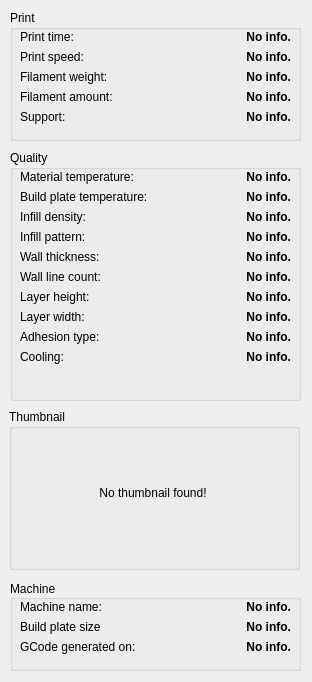
<?xml version="1.0" encoding="UTF-8"?>
<ui version="4.0">
 <class>MainWindow</class>
 <widget class="QMainWindow" name="MainWindow">
  <property name="windowModality">
   <enum>Qt::NonModal</enum>
  </property>
  <property name="geometry">
   <rect>
    <x>0</x>
    <y>0</y>
    <width>312</width>
    <height>682</height>
   </rect>
  </property>
  <property name="sizePolicy">
   <sizepolicy hsizetype="Fixed" vsizetype="Fixed">
    <horstretch>0</horstretch>
    <verstretch>0</verstretch>
   </sizepolicy>
  </property>
  <property name="contextMenuPolicy">
   <enum>Qt::NoContextMenu</enum>
  </property>
  <property name="windowTitle">
   <string>GCode info</string>
  </property>
  <widget class="QWidget" name="centralwidget">
   <widget class="QGroupBox" name="gMachine">
    <property name="geometry">
     <rect>
      <x>10</x>
      <y>580</y>
      <width>291</width>
      <height>91</height>
     </rect>
    </property>
    <property name="font">
     <font>
      <pointsize>9</pointsize>
     </font>
    </property>
    <property name="title">
     <string>Machine</string>
    </property>
    <property name="alignment">
     <set>Qt::AlignLeading|Qt::AlignLeft|Qt::AlignVCenter</set>
    </property>
    <property name="flat">
     <bool>false</bool>
    </property>
    <property name="checkable">
     <bool>false</bool>
    </property>
    <widget class="QWidget" name="formLayoutWidget_3">
     <property name="geometry">
      <rect>
       <x>10</x>
       <y>20</y>
       <width>271</width>
       <height>71</height>
      </rect>
     </property>
     <layout class="QFormLayout" name="formLayout_3">
      <item row="2" column="0">
       <widget class="QLabel" name="label_22">
        <property name="font">
         <font>
          <pointsize>9</pointsize>
         </font>
        </property>
        <property name="text">
         <string>GCode generated on:</string>
        </property>
       </widget>
      </item>
      <item row="0" column="0">
       <widget class="QLabel" name="label">
        <property name="font">
         <font>
          <pointsize>9</pointsize>
         </font>
        </property>
        <property name="text">
         <string>Machine name:</string>
        </property>
       </widget>
      </item>
      <item row="0" column="1">
       <widget class="QLabel" name="l_machineName">
        <property name="font">
         <font>
          <pointsize>9</pointsize>
          <bold>true</bold>
         </font>
        </property>
        <property name="text">
         <string>No info.</string>
        </property>
        <property name="alignment">
         <set>Qt::AlignRight|Qt::AlignTrailing|Qt::AlignVCenter</set>
        </property>
       </widget>
      </item>
      <item row="1" column="0">
       <widget class="QLabel" name="label_7">
        <property name="font">
         <font>
          <pointsize>9</pointsize>
         </font>
        </property>
        <property name="text">
         <string>Build plate size</string>
        </property>
       </widget>
      </item>
      <item row="1" column="1">
       <widget class="QLabel" name="l_baseSize">
        <property name="font">
         <font>
          <pointsize>9</pointsize>
          <bold>true</bold>
         </font>
        </property>
        <property name="text">
         <string>No info.</string>
        </property>
        <property name="alignment">
         <set>Qt::AlignRight|Qt::AlignTrailing|Qt::AlignVCenter</set>
        </property>
       </widget>
      </item>
      <item row="2" column="1">
       <widget class="QLabel" name="l_createdOn">
        <property name="font">
         <font>
          <pointsize>9</pointsize>
          <bold>true</bold>
         </font>
        </property>
        <property name="text">
         <string>No info.</string>
        </property>
        <property name="alignment">
         <set>Qt::AlignRight|Qt::AlignTrailing|Qt::AlignVCenter</set>
        </property>
       </widget>
      </item>
     </layout>
    </widget>
   </widget>
   <widget class="QGroupBox" name="gQuality">
    <property name="geometry">
     <rect>
      <x>10</x>
      <y>150</y>
      <width>291</width>
      <height>251</height>
     </rect>
    </property>
    <property name="title">
     <string>Quality</string>
    </property>
    <property name="flat">
     <bool>false</bool>
    </property>
    <widget class="QWidget" name="formLayoutWidget">
     <property name="geometry">
      <rect>
       <x>10</x>
       <y>20</y>
       <width>271</width>
       <height>231</height>
      </rect>
     </property>
     <layout class="QFormLayout" name="formLayout">
      <item row="0" column="0">
       <widget class="QLabel" name="label_6">
        <property name="font">
         <font>
          <pointsize>9</pointsize>
         </font>
        </property>
        <property name="text">
         <string>Material temperature:</string>
        </property>
       </widget>
      </item>
      <item row="0" column="1">
       <widget class="QLabel" name="l_materialTemperature">
        <property name="palette">
         <palette>
          <active>
           <colorrole role="Text">
            <brush brushstyle="SolidPattern">
             <color alpha="255">
              <red>0</red>
              <green>0</green>
              <blue>0</blue>
             </color>
            </brush>
           </colorrole>
           <colorrole role="Highlight">
            <brush brushstyle="SolidPattern">
             <color alpha="255">
              <red>0</red>
              <green>120</green>
              <blue>215</blue>
             </color>
            </brush>
           </colorrole>
          </active>
          <inactive>
           <colorrole role="Text">
            <brush brushstyle="SolidPattern">
             <color alpha="255">
              <red>0</red>
              <green>0</green>
              <blue>0</blue>
             </color>
            </brush>
           </colorrole>
           <colorrole role="Highlight">
            <brush brushstyle="SolidPattern">
             <color alpha="255">
              <red>240</red>
              <green>240</green>
              <blue>240</blue>
             </color>
            </brush>
           </colorrole>
          </inactive>
          <disabled>
           <colorrole role="Text">
            <brush brushstyle="SolidPattern">
             <color alpha="255">
              <red>120</red>
              <green>120</green>
              <blue>120</blue>
             </color>
            </brush>
           </colorrole>
           <colorrole role="Highlight">
            <brush brushstyle="SolidPattern">
             <color alpha="255">
              <red>0</red>
              <green>120</green>
              <blue>215</blue>
             </color>
            </brush>
           </colorrole>
          </disabled>
         </palette>
        </property>
        <property name="font">
         <font>
          <pointsize>9</pointsize>
          <bold>true</bold>
          <stylestrategy>PreferDefault</stylestrategy>
          <kerning>false</kerning>
         </font>
        </property>
        <property name="text">
         <string>No info.</string>
        </property>
        <property name="alignment">
         <set>Qt::AlignRight|Qt::AlignTrailing|Qt::AlignVCenter</set>
        </property>
       </widget>
      </item>
      <item row="1" column="0">
       <widget class="QLabel" name="label_9">
        <property name="font">
         <font>
          <pointsize>9</pointsize>
         </font>
        </property>
        <property name="text">
         <string>Build plate temperature:</string>
        </property>
       </widget>
      </item>
      <item row="1" column="1">
       <widget class="QLabel" name="l_buildPlateTemperature">
        <property name="palette">
         <palette>
          <active>
           <colorrole role="Text">
            <brush brushstyle="SolidPattern">
             <color alpha="255">
              <red>0</red>
              <green>0</green>
              <blue>0</blue>
             </color>
            </brush>
           </colorrole>
           <colorrole role="Highlight">
            <brush brushstyle="SolidPattern">
             <color alpha="255">
              <red>0</red>
              <green>120</green>
              <blue>215</blue>
             </color>
            </brush>
           </colorrole>
          </active>
          <inactive>
           <colorrole role="Text">
            <brush brushstyle="SolidPattern">
             <color alpha="255">
              <red>0</red>
              <green>0</green>
              <blue>0</blue>
             </color>
            </brush>
           </colorrole>
           <colorrole role="Highlight">
            <brush brushstyle="SolidPattern">
             <color alpha="255">
              <red>240</red>
              <green>240</green>
              <blue>240</blue>
             </color>
            </brush>
           </colorrole>
          </inactive>
          <disabled>
           <colorrole role="Text">
            <brush brushstyle="SolidPattern">
             <color alpha="255">
              <red>120</red>
              <green>120</green>
              <blue>120</blue>
             </color>
            </brush>
           </colorrole>
           <colorrole role="Highlight">
            <brush brushstyle="SolidPattern">
             <color alpha="255">
              <red>0</red>
              <green>120</green>
              <blue>215</blue>
             </color>
            </brush>
           </colorrole>
          </disabled>
         </palette>
        </property>
        <property name="font">
         <font>
          <pointsize>9</pointsize>
          <bold>true</bold>
          <stylestrategy>PreferDefault</stylestrategy>
          <kerning>false</kerning>
         </font>
        </property>
        <property name="text">
         <string>No info.</string>
        </property>
        <property name="alignment">
         <set>Qt::AlignRight|Qt::AlignTrailing|Qt::AlignVCenter</set>
        </property>
       </widget>
      </item>
      <item row="2" column="0">
       <widget class="QLabel" name="label_4">
        <property name="font">
         <font>
          <pointsize>9</pointsize>
         </font>
        </property>
        <property name="text">
         <string>Infill density:</string>
        </property>
       </widget>
      </item>
      <item row="2" column="1">
       <widget class="QLabel" name="l_infillDensity">
        <property name="palette">
         <palette>
          <active>
           <colorrole role="Text">
            <brush brushstyle="SolidPattern">
             <color alpha="255">
              <red>0</red>
              <green>0</green>
              <blue>0</blue>
             </color>
            </brush>
           </colorrole>
           <colorrole role="Highlight">
            <brush brushstyle="SolidPattern">
             <color alpha="255">
              <red>0</red>
              <green>120</green>
              <blue>215</blue>
             </color>
            </brush>
           </colorrole>
          </active>
          <inactive>
           <colorrole role="Text">
            <brush brushstyle="SolidPattern">
             <color alpha="255">
              <red>0</red>
              <green>0</green>
              <blue>0</blue>
             </color>
            </brush>
           </colorrole>
           <colorrole role="Highlight">
            <brush brushstyle="SolidPattern">
             <color alpha="255">
              <red>240</red>
              <green>240</green>
              <blue>240</blue>
             </color>
            </brush>
           </colorrole>
          </inactive>
          <disabled>
           <colorrole role="Text">
            <brush brushstyle="SolidPattern">
             <color alpha="255">
              <red>120</red>
              <green>120</green>
              <blue>120</blue>
             </color>
            </brush>
           </colorrole>
           <colorrole role="Highlight">
            <brush brushstyle="SolidPattern">
             <color alpha="255">
              <red>0</red>
              <green>120</green>
              <blue>215</blue>
             </color>
            </brush>
           </colorrole>
          </disabled>
         </palette>
        </property>
        <property name="font">
         <font>
          <pointsize>9</pointsize>
          <bold>true</bold>
          <stylestrategy>PreferDefault</stylestrategy>
          <kerning>false</kerning>
         </font>
        </property>
        <property name="text">
         <string>No info.</string>
        </property>
        <property name="alignment">
         <set>Qt::AlignRight|Qt::AlignTrailing|Qt::AlignVCenter</set>
        </property>
       </widget>
      </item>
      <item row="3" column="0">
       <widget class="QLabel" name="label_5">
        <property name="font">
         <font>
          <pointsize>9</pointsize>
         </font>
        </property>
        <property name="text">
         <string>Infill pattern:</string>
        </property>
       </widget>
      </item>
      <item row="3" column="1">
       <widget class="QLabel" name="l_infillPattern">
        <property name="palette">
         <palette>
          <active>
           <colorrole role="Text">
            <brush brushstyle="SolidPattern">
             <color alpha="255">
              <red>0</red>
              <green>0</green>
              <blue>0</blue>
             </color>
            </brush>
           </colorrole>
           <colorrole role="Highlight">
            <brush brushstyle="SolidPattern">
             <color alpha="255">
              <red>0</red>
              <green>120</green>
              <blue>215</blue>
             </color>
            </brush>
           </colorrole>
          </active>
          <inactive>
           <colorrole role="Text">
            <brush brushstyle="SolidPattern">
             <color alpha="255">
              <red>0</red>
              <green>0</green>
              <blue>0</blue>
             </color>
            </brush>
           </colorrole>
           <colorrole role="Highlight">
            <brush brushstyle="SolidPattern">
             <color alpha="255">
              <red>240</red>
              <green>240</green>
              <blue>240</blue>
             </color>
            </brush>
           </colorrole>
          </inactive>
          <disabled>
           <colorrole role="Text">
            <brush brushstyle="SolidPattern">
             <color alpha="255">
              <red>120</red>
              <green>120</green>
              <blue>120</blue>
             </color>
            </brush>
           </colorrole>
           <colorrole role="Highlight">
            <brush brushstyle="SolidPattern">
             <color alpha="255">
              <red>0</red>
              <green>120</green>
              <blue>215</blue>
             </color>
            </brush>
           </colorrole>
          </disabled>
         </palette>
        </property>
        <property name="font">
         <font>
          <pointsize>9</pointsize>
          <bold>true</bold>
          <stylestrategy>PreferDefault</stylestrategy>
          <kerning>false</kerning>
         </font>
        </property>
        <property name="text">
         <string>No info.</string>
        </property>
        <property name="alignment">
         <set>Qt::AlignRight|Qt::AlignTrailing|Qt::AlignVCenter</set>
        </property>
       </widget>
      </item>
      <item row="4" column="0">
       <widget class="QLabel" name="label_20">
        <property name="font">
         <font>
          <pointsize>9</pointsize>
         </font>
        </property>
        <property name="text">
         <string>Wall thickness:</string>
        </property>
       </widget>
      </item>
      <item row="4" column="1">
       <widget class="QLabel" name="l_wallThickness">
        <property name="palette">
         <palette>
          <active>
           <colorrole role="Text">
            <brush brushstyle="SolidPattern">
             <color alpha="255">
              <red>0</red>
              <green>0</green>
              <blue>0</blue>
             </color>
            </brush>
           </colorrole>
           <colorrole role="Highlight">
            <brush brushstyle="SolidPattern">
             <color alpha="255">
              <red>0</red>
              <green>120</green>
              <blue>215</blue>
             </color>
            </brush>
           </colorrole>
          </active>
          <inactive>
           <colorrole role="Text">
            <brush brushstyle="SolidPattern">
             <color alpha="255">
              <red>0</red>
              <green>0</green>
              <blue>0</blue>
             </color>
            </brush>
           </colorrole>
           <colorrole role="Highlight">
            <brush brushstyle="SolidPattern">
             <color alpha="255">
              <red>240</red>
              <green>240</green>
              <blue>240</blue>
             </color>
            </brush>
           </colorrole>
          </inactive>
          <disabled>
           <colorrole role="Text">
            <brush brushstyle="SolidPattern">
             <color alpha="255">
              <red>120</red>
              <green>120</green>
              <blue>120</blue>
             </color>
            </brush>
           </colorrole>
           <colorrole role="Highlight">
            <brush brushstyle="SolidPattern">
             <color alpha="255">
              <red>0</red>
              <green>120</green>
              <blue>215</blue>
             </color>
            </brush>
           </colorrole>
          </disabled>
         </palette>
        </property>
        <property name="font">
         <font>
          <pointsize>9</pointsize>
          <bold>true</bold>
          <stylestrategy>PreferDefault</stylestrategy>
          <kerning>false</kerning>
         </font>
        </property>
        <property name="text">
         <string>No info.</string>
        </property>
        <property name="alignment">
         <set>Qt::AlignRight|Qt::AlignTrailing|Qt::AlignVCenter</set>
        </property>
       </widget>
      </item>
      <item row="5" column="0">
       <widget class="QLabel" name="label_21">
        <property name="font">
         <font>
          <pointsize>9</pointsize>
         </font>
        </property>
        <property name="text">
         <string>Wall line count:</string>
        </property>
       </widget>
      </item>
      <item row="5" column="1">
       <widget class="QLabel" name="l_wallLineCount">
        <property name="palette">
         <palette>
          <active>
           <colorrole role="Text">
            <brush brushstyle="SolidPattern">
             <color alpha="255">
              <red>0</red>
              <green>0</green>
              <blue>0</blue>
             </color>
            </brush>
           </colorrole>
           <colorrole role="Highlight">
            <brush brushstyle="SolidPattern">
             <color alpha="255">
              <red>0</red>
              <green>120</green>
              <blue>215</blue>
             </color>
            </brush>
           </colorrole>
          </active>
          <inactive>
           <colorrole role="Text">
            <brush brushstyle="SolidPattern">
             <color alpha="255">
              <red>0</red>
              <green>0</green>
              <blue>0</blue>
             </color>
            </brush>
           </colorrole>
           <colorrole role="Highlight">
            <brush brushstyle="SolidPattern">
             <color alpha="255">
              <red>240</red>
              <green>240</green>
              <blue>240</blue>
             </color>
            </brush>
           </colorrole>
          </inactive>
          <disabled>
           <colorrole role="Text">
            <brush brushstyle="SolidPattern">
             <color alpha="255">
              <red>120</red>
              <green>120</green>
              <blue>120</blue>
             </color>
            </brush>
           </colorrole>
           <colorrole role="Highlight">
            <brush brushstyle="SolidPattern">
             <color alpha="255">
              <red>0</red>
              <green>120</green>
              <blue>215</blue>
             </color>
            </brush>
           </colorrole>
          </disabled>
         </palette>
        </property>
        <property name="font">
         <font>
          <pointsize>9</pointsize>
          <bold>true</bold>
          <stylestrategy>PreferDefault</stylestrategy>
          <kerning>false</kerning>
         </font>
        </property>
        <property name="text">
         <string>No info.</string>
        </property>
        <property name="alignment">
         <set>Qt::AlignRight|Qt::AlignTrailing|Qt::AlignVCenter</set>
        </property>
       </widget>
      </item>
      <item row="6" column="0">
       <widget class="QLabel" name="label_2">
        <property name="font">
         <font>
          <pointsize>9</pointsize>
         </font>
        </property>
        <property name="text">
         <string>Layer height:</string>
        </property>
       </widget>
      </item>
      <item row="6" column="1">
       <widget class="QLabel" name="l_layerHeight">
        <property name="palette">
         <palette>
          <active>
           <colorrole role="Text">
            <brush brushstyle="SolidPattern">
             <color alpha="255">
              <red>0</red>
              <green>0</green>
              <blue>0</blue>
             </color>
            </brush>
           </colorrole>
           <colorrole role="Highlight">
            <brush brushstyle="SolidPattern">
             <color alpha="255">
              <red>0</red>
              <green>120</green>
              <blue>215</blue>
             </color>
            </brush>
           </colorrole>
          </active>
          <inactive>
           <colorrole role="Text">
            <brush brushstyle="SolidPattern">
             <color alpha="255">
              <red>0</red>
              <green>0</green>
              <blue>0</blue>
             </color>
            </brush>
           </colorrole>
           <colorrole role="Highlight">
            <brush brushstyle="SolidPattern">
             <color alpha="255">
              <red>240</red>
              <green>240</green>
              <blue>240</blue>
             </color>
            </brush>
           </colorrole>
          </inactive>
          <disabled>
           <colorrole role="Text">
            <brush brushstyle="SolidPattern">
             <color alpha="255">
              <red>120</red>
              <green>120</green>
              <blue>120</blue>
             </color>
            </brush>
           </colorrole>
           <colorrole role="Highlight">
            <brush brushstyle="SolidPattern">
             <color alpha="255">
              <red>0</red>
              <green>120</green>
              <blue>215</blue>
             </color>
            </brush>
           </colorrole>
          </disabled>
         </palette>
        </property>
        <property name="font">
         <font>
          <pointsize>9</pointsize>
          <bold>true</bold>
          <stylestrategy>PreferDefault</stylestrategy>
          <kerning>false</kerning>
         </font>
        </property>
        <property name="text">
         <string>No info.</string>
        </property>
        <property name="alignment">
         <set>Qt::AlignRight|Qt::AlignTrailing|Qt::AlignVCenter</set>
        </property>
       </widget>
      </item>
      <item row="7" column="0">
       <widget class="QLabel" name="label_8">
        <property name="font">
         <font>
          <pointsize>9</pointsize>
         </font>
        </property>
        <property name="text">
         <string>Layer width:</string>
        </property>
       </widget>
      </item>
      <item row="7" column="1">
       <widget class="QLabel" name="l_layerWidth">
        <property name="palette">
         <palette>
          <active>
           <colorrole role="Text">
            <brush brushstyle="SolidPattern">
             <color alpha="255">
              <red>0</red>
              <green>0</green>
              <blue>0</blue>
             </color>
            </brush>
           </colorrole>
           <colorrole role="Highlight">
            <brush brushstyle="SolidPattern">
             <color alpha="255">
              <red>0</red>
              <green>120</green>
              <blue>215</blue>
             </color>
            </brush>
           </colorrole>
          </active>
          <inactive>
           <colorrole role="Text">
            <brush brushstyle="SolidPattern">
             <color alpha="255">
              <red>0</red>
              <green>0</green>
              <blue>0</blue>
             </color>
            </brush>
           </colorrole>
           <colorrole role="Highlight">
            <brush brushstyle="SolidPattern">
             <color alpha="255">
              <red>240</red>
              <green>240</green>
              <blue>240</blue>
             </color>
            </brush>
           </colorrole>
          </inactive>
          <disabled>
           <colorrole role="Text">
            <brush brushstyle="SolidPattern">
             <color alpha="255">
              <red>120</red>
              <green>120</green>
              <blue>120</blue>
             </color>
            </brush>
           </colorrole>
           <colorrole role="Highlight">
            <brush brushstyle="SolidPattern">
             <color alpha="255">
              <red>0</red>
              <green>120</green>
              <blue>215</blue>
             </color>
            </brush>
           </colorrole>
          </disabled>
         </palette>
        </property>
        <property name="font">
         <font>
          <pointsize>9</pointsize>
          <bold>true</bold>
          <stylestrategy>PreferDefault</stylestrategy>
          <kerning>false</kerning>
         </font>
        </property>
        <property name="text">
         <string>No info.</string>
        </property>
        <property name="alignment">
         <set>Qt::AlignRight|Qt::AlignTrailing|Qt::AlignVCenter</set>
        </property>
       </widget>
      </item>
      <item row="8" column="0">
       <widget class="QLabel" name="label_14">
        <property name="font">
         <font>
          <pointsize>9</pointsize>
         </font>
        </property>
        <property name="text">
         <string>Adhesion type:</string>
        </property>
       </widget>
      </item>
      <item row="8" column="1">
       <widget class="QLabel" name="l_adhesionType">
        <property name="palette">
         <palette>
          <active>
           <colorrole role="Text">
            <brush brushstyle="SolidPattern">
             <color alpha="255">
              <red>0</red>
              <green>0</green>
              <blue>0</blue>
             </color>
            </brush>
           </colorrole>
           <colorrole role="Highlight">
            <brush brushstyle="SolidPattern">
             <color alpha="255">
              <red>0</red>
              <green>120</green>
              <blue>215</blue>
             </color>
            </brush>
           </colorrole>
          </active>
          <inactive>
           <colorrole role="Text">
            <brush brushstyle="SolidPattern">
             <color alpha="255">
              <red>0</red>
              <green>0</green>
              <blue>0</blue>
             </color>
            </brush>
           </colorrole>
           <colorrole role="Highlight">
            <brush brushstyle="SolidPattern">
             <color alpha="255">
              <red>240</red>
              <green>240</green>
              <blue>240</blue>
             </color>
            </brush>
           </colorrole>
          </inactive>
          <disabled>
           <colorrole role="Text">
            <brush brushstyle="SolidPattern">
             <color alpha="255">
              <red>120</red>
              <green>120</green>
              <blue>120</blue>
             </color>
            </brush>
           </colorrole>
           <colorrole role="Highlight">
            <brush brushstyle="SolidPattern">
             <color alpha="255">
              <red>0</red>
              <green>120</green>
              <blue>215</blue>
             </color>
            </brush>
           </colorrole>
          </disabled>
         </palette>
        </property>
        <property name="font">
         <font>
          <pointsize>9</pointsize>
          <bold>true</bold>
          <stylestrategy>PreferDefault</stylestrategy>
          <kerning>false</kerning>
         </font>
        </property>
        <property name="text">
         <string>No info.</string>
        </property>
        <property name="alignment">
         <set>Qt::AlignRight|Qt::AlignTrailing|Qt::AlignVCenter</set>
        </property>
       </widget>
      </item>
      <item row="9" column="0">
       <widget class="QLabel" name="label_3">
        <property name="font">
         <font>
          <pointsize>9</pointsize>
         </font>
        </property>
        <property name="text">
         <string>Cooling:</string>
        </property>
       </widget>
      </item>
      <item row="9" column="1">
       <widget class="QLabel" name="l_cooling">
        <property name="palette">
         <palette>
          <active>
           <colorrole role="Text">
            <brush brushstyle="SolidPattern">
             <color alpha="255">
              <red>0</red>
              <green>0</green>
              <blue>0</blue>
             </color>
            </brush>
           </colorrole>
           <colorrole role="Highlight">
            <brush brushstyle="SolidPattern">
             <color alpha="255">
              <red>0</red>
              <green>120</green>
              <blue>215</blue>
             </color>
            </brush>
           </colorrole>
          </active>
          <inactive>
           <colorrole role="Text">
            <brush brushstyle="SolidPattern">
             <color alpha="255">
              <red>0</red>
              <green>0</green>
              <blue>0</blue>
             </color>
            </brush>
           </colorrole>
           <colorrole role="Highlight">
            <brush brushstyle="SolidPattern">
             <color alpha="255">
              <red>240</red>
              <green>240</green>
              <blue>240</blue>
             </color>
            </brush>
           </colorrole>
          </inactive>
          <disabled>
           <colorrole role="Text">
            <brush brushstyle="SolidPattern">
             <color alpha="255">
              <red>120</red>
              <green>120</green>
              <blue>120</blue>
             </color>
            </brush>
           </colorrole>
           <colorrole role="Highlight">
            <brush brushstyle="SolidPattern">
             <color alpha="255">
              <red>0</red>
              <green>120</green>
              <blue>215</blue>
             </color>
            </brush>
           </colorrole>
          </disabled>
         </palette>
        </property>
        <property name="font">
         <font>
          <pointsize>9</pointsize>
          <bold>true</bold>
          <stylestrategy>PreferDefault</stylestrategy>
          <kerning>false</kerning>
         </font>
        </property>
        <property name="text">
         <string>No info.</string>
        </property>
        <property name="alignment">
         <set>Qt::AlignRight|Qt::AlignTrailing|Qt::AlignVCenter</set>
        </property>
       </widget>
      </item>
     </layout>
    </widget>
   </widget>
   <widget class="QGroupBox" name="gPrint">
    <property name="geometry">
     <rect>
      <x>10</x>
      <y>10</y>
      <width>291</width>
      <height>131</height>
     </rect>
    </property>
    <property name="title">
     <string>Print</string>
    </property>
    <property name="flat">
     <bool>false</bool>
    </property>
    <widget class="QWidget" name="formLayoutWidget_2">
     <property name="geometry">
      <rect>
       <x>10</x>
       <y>20</y>
       <width>271</width>
       <height>111</height>
      </rect>
     </property>
     <layout class="QFormLayout" name="formLayout_2">
      <item row="0" column="0">
       <widget class="QLabel" name="label_15">
        <property name="font">
         <font/>
        </property>
        <property name="text">
         <string>Print time:</string>
        </property>
       </widget>
      </item>
      <item row="1" column="0">
       <widget class="QLabel" name="label_16">
        <property name="font">
         <font/>
        </property>
        <property name="text">
         <string>Print speed:</string>
        </property>
       </widget>
      </item>
      <item row="2" column="0">
       <widget class="QLabel" name="label_17">
        <property name="font">
         <font/>
        </property>
        <property name="text">
         <string>Filament weight:</string>
        </property>
       </widget>
      </item>
      <item row="3" column="0">
       <widget class="QLabel" name="label_18">
        <property name="font">
         <font/>
        </property>
        <property name="text">
         <string>Filament amount:</string>
        </property>
       </widget>
      </item>
      <item row="4" column="0">
       <widget class="QLabel" name="label_19">
        <property name="font">
         <font/>
        </property>
        <property name="text">
         <string>Support:</string>
        </property>
       </widget>
      </item>
      <item row="0" column="1">
       <widget class="QLabel" name="l_printTime">
        <property name="font">
         <font>
          <pointsize>9</pointsize>
          <bold>true</bold>
         </font>
        </property>
        <property name="text">
         <string>No info.</string>
        </property>
        <property name="textFormat">
         <enum>Qt::MarkdownText</enum>
        </property>
        <property name="alignment">
         <set>Qt::AlignRight|Qt::AlignTrailing|Qt::AlignVCenter</set>
        </property>
       </widget>
      </item>
      <item row="1" column="1">
       <widget class="QLabel" name="l_printSpeed">
        <property name="font">
         <font>
          <pointsize>9</pointsize>
          <bold>true</bold>
         </font>
        </property>
        <property name="text">
         <string>No info.</string>
        </property>
        <property name="alignment">
         <set>Qt::AlignRight|Qt::AlignTrailing|Qt::AlignVCenter</set>
        </property>
       </widget>
      </item>
      <item row="3" column="1">
       <widget class="QLabel" name="l_filamentAmount">
        <property name="font">
         <font>
          <pointsize>9</pointsize>
          <bold>true</bold>
         </font>
        </property>
        <property name="text">
         <string>No info.</string>
        </property>
        <property name="alignment">
         <set>Qt::AlignRight|Qt::AlignTrailing|Qt::AlignVCenter</set>
        </property>
       </widget>
      </item>
      <item row="2" column="1">
       <widget class="QLabel" name="l_filamentWeight">
        <property name="font">
         <font>
          <pointsize>9</pointsize>
          <bold>true</bold>
         </font>
        </property>
        <property name="text">
         <string>No info.</string>
        </property>
        <property name="alignment">
         <set>Qt::AlignRight|Qt::AlignTrailing|Qt::AlignVCenter</set>
        </property>
       </widget>
      </item>
      <item row="4" column="1">
       <widget class="QLabel" name="l_support">
        <property name="font">
         <font>
          <pointsize>9</pointsize>
          <bold>true</bold>
         </font>
        </property>
        <property name="text">
         <string>No info.</string>
        </property>
        <property name="alignment">
         <set>Qt::AlignRight|Qt::AlignTrailing|Qt::AlignVCenter</set>
        </property>
       </widget>
      </item>
     </layout>
    </widget>
   </widget>
   <widget class="QGroupBox" name="gThumbnail">
    <property name="geometry">
     <rect>
      <x>9</x>
      <y>409</y>
      <width>291</width>
      <height>161</height>
     </rect>
    </property>
    <property name="title">
     <string>Thumbnail</string>
    </property>
    <widget class="QLabel" name="l_thumbnail">
     <property name="geometry">
      <rect>
       <x>80</x>
       <y>20</y>
       <width>128</width>
       <height>128</height>
      </rect>
     </property>
     <property name="font">
      <font/>
     </property>
     <property name="frameShape">
      <enum>QFrame::NoFrame</enum>
     </property>
     <property name="frameShadow">
      <enum>QFrame::Raised</enum>
     </property>
     <property name="lineWidth">
      <number>3</number>
     </property>
     <property name="text">
      <string>No thumbnail found!</string>
     </property>
     <property name="alignment">
      <set>Qt::AlignCenter</set>
     </property>
    </widget>
   </widget>
  </widget>
 </widget>
 <resources/>
 <connections/>
</ui>
